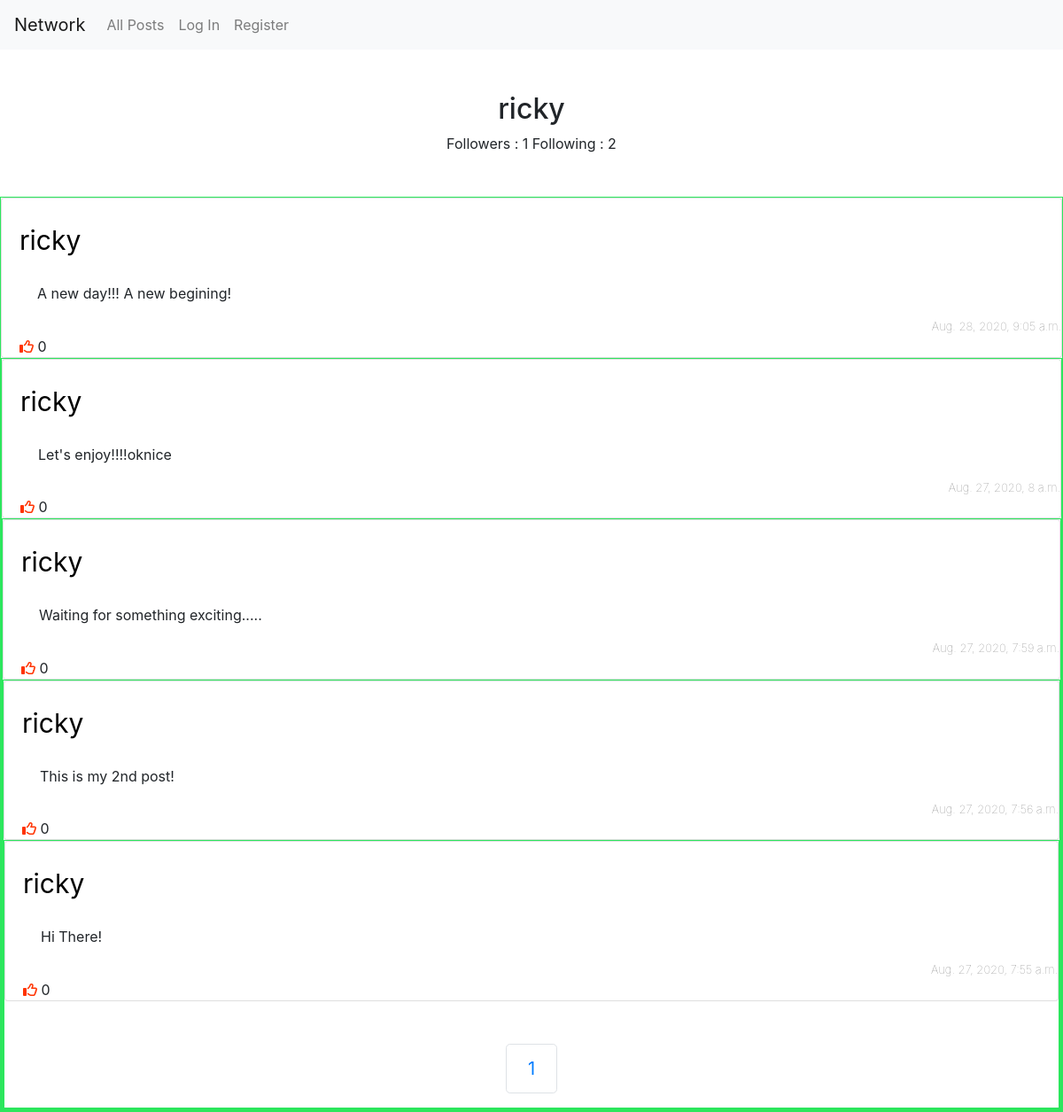
/user/2, run on the app's committed database.
### network/models.py (models this page shows, shortened)
class User(AbstractUser):
    followers = models.ManyToManyField('self', symmetrical=False, related_name='following', blank=True)

class Post(models.Model):
    text = models.CharField(max_length=280,null=True)
    timestamp = models.DateTimeField(auto_now_add=True)
    user = models.ForeignKey(User, on_delete=models.CASCADE, related_name='posts')
    def get_likes(self):
        return Likes.objects.filter(post=self.id).count()

### network/views.py (the view)
# urls.py: path("user/<str:id>", views.user, name="user"),
def user(request, id):
    target_user = User.objects.get(id=id)
    posts = Post.objects.filter(user=target_user).order_by("-timestamp")
    paginator = Paginator(posts, 10)
    try:
        page_number = request.GET.get('page')
        page_obj = paginator.get_page(page_number)
    except:
        page_obj = paginator.get_page(1)
    try:
        likes = request.user.user.all().values_list('post', flat=True)
    except:
        likes = []
    return render(request, "network/user.html", {
        'target_user': target_user,
        'page_obj': page_obj,
        'textForm': textForm(),
        'likes': likes
    })

### network/templates/network/user.html (shortened to what this page needs)
{% extends "network/layout.html" %}
{% block body %}
{% load static %}
    {% if target_user == user %}
        <h2 style="text-align: center;">You</h2>
    {% else %}
        <h2 style="text-align: center;"> {{ target_user }}</h2>
    {% endif %}
        <div class="col-auto">
                <span>Followers : {{ target_user.followers.all.count }}  </span>
                <span>Following : {{ target_user.following.all.count }}  </span>
        </div>  <br><br>
    </div>
    {% include "network/posts.html" %}
{% endblock %}

### network/templates/network/layout.html (shortened to what this page needs)
{% load static %}
<!DOCTYPE html>
<html lang="en">
    <head>
        <link rel="stylesheet" href="https://stackpath.bootstrapcdn.com/bootstrap/4.4.1/css/bootstrap.min.css">
        <link href="{% static 'network/styles.css' %}" rel="stylesheet">
    </head>
    <body>
        <nav class="navbar navbar-expand-lg navbar-light bg-light">
            <a class="navbar-brand" href="#">Network</a>
            <div>
              <ul class="navbar-nav mr-auto">
                <li class="nav-item">
                  <a class="nav-link" href="{% url 'index' %}">All Posts</a>
                </li>
                {% if user.is_authenticated %}
                    <li class="nav-item">
                        <a class="nav-link" href="{% url 'following' %}">Following</a>
                    </li>
                    <li class="nav-item">
                        <a class="nav-link" href="{% url 'logout' %}">Log Out</a>
                    </li>
                {% else %}
                    <li class="nav-item">
                        <a class="nav-link" href="{% url 'login' %}">Log In</a>
                    </li>
                    <li class="nav-item">
                        <a class="nav-link" href="{% url 'register' %}">Register</a>
                    </li>
                {% endif %}
              </ul>
            </div>
          </nav><br><br>
        <div class="body">
            {% block body %}
            {% endblock %}
        </div>
    </body>
</html>

### network/templates/network/posts.html (shortened to what this page needs)
{% load static %}
{% for post in page_obj %}
    <div id='post{{ post.id }}' class='post-box'>
        <div class='card post-card'>
            <div class='card-body'>
                <a class='post-user navbar-brand' href="{% url 'user' post.user.id %}">{{ post.user }}</a>
            </div>
            <p id='text{{ post.id }}'class='post-text'>{{ post.text }}</p>
            <div class='post-footer'>
                <div class='post-date'>{{ post.timestamp}}</div>
            <div class='likes-wrapper'>
                {% if user.is_authenticated %}
                    {% if post.id in likes %}
                        <button class='like-btn' data-id='{{ post.id }}' type='button'><i class="fas fa-thumbs-up"></i></button>
                    {% else %}
                        <button class='like-btn' data-id='{{ post.id }}' type='button'><i class="far fa-thumbs-up"></i></button>
                    {% endif %}
                {% else %}
                    <inline class='like-btn'><i class="far fa-thumbs-up"></i></inline>
                {% endif %}
                <inline id='like-count{{ post.id }}'>{{ post.get_likes }}</inline>
            </div>
        </div>
    </div>
{% empty %}
    <p>No Posts!</p>
{% endfor %}
<br><br>
{% include "network/paginator.html" %}

### network/templates/network/paginator.html (shortened to what this page needs)
<div class='pagination-wrapper'>
    <ul class="pagination pagination-lg pagination justify-content-center ">
    <li class="page-item"><inline class="page-link">{{ page_obj.number }} </inline></li>
    </ul>
</div>

### network/static/network/styles.css (style rules this page uses)
.body { align-items: center; }
.post-box { border: 1px solid #2ce65d; }
a { color: black; text-decoration: none; }
.post-text { word-wrap: break-word; white-space: pre-wrap; margin-left: 40px; }
.post-user { font-size: 30px; text-decoration: none ; align-items: center; }
.post-date { color: gray; font-size: small; font-weight: lighter; text-align: right; }
.like-btn { color:#ff3300; background: white; border: none; margin-left: 20px; }
.col-auto { align-items: center; text-align: center; }

### data on the page
User: username "ricky", followers.all.count "1", following.all.count "2"
Post: user "ricky", text "A new day!!! A new begining!", timestamp "Aug. 28, 2020, 9:05 a.m.", get_likes "0"
Post: user "ricky", text "Let's enjoy!!!!oknice", timestamp "Aug. 27, 2020, 8 a.m.", get_likes "0"
Post: user "ricky", text "Waiting for something exciting.....", timestamp "Aug. 27, 2020, 7:59 a.m.", get_likes "0"
Post: user "ricky", text "This is my 2nd post!", timestamp "Aug. 27, 2020, 7:56 a.m.", get_likes "0"
Post: user "ricky", text "Hi There!", timestamp "Aug. 27, 2020, 7:55 a.m.", get_likes "0"

### other printed values
{{ page_obj.number }} "1"
